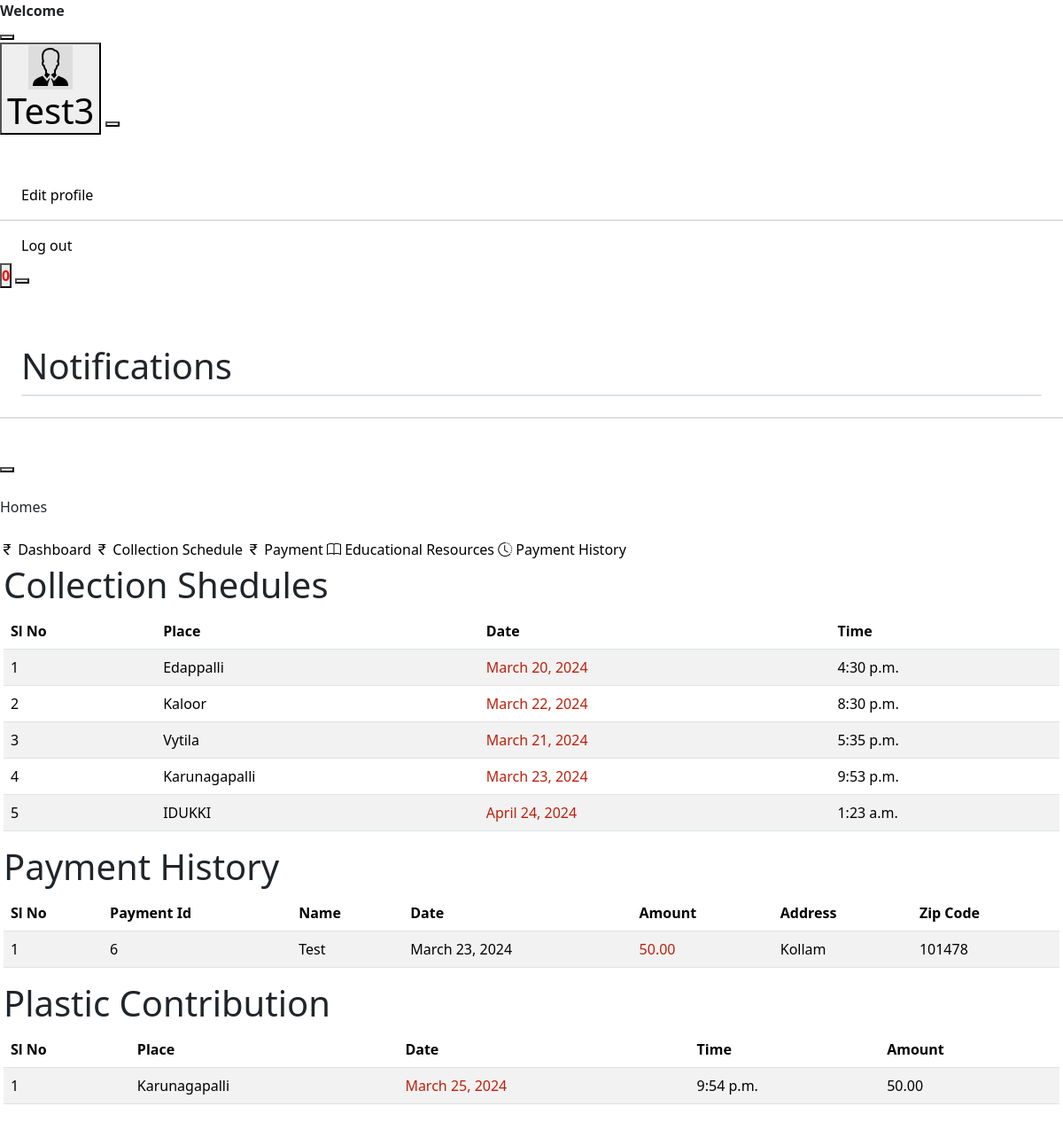
The app's page /staff_home (signed in) with its own data.
### smApp/models.py (models this page shows, shortened)
class Customer(models.Model):
    APPROVAL_CHOICES = [
        ('pending', 'Pending'),
        ('approved', 'Approved'),
        ('disapproved', 'Disapproved'),
    ]
    role = models.CharField(max_length=20,null=True)
    user = models.OneToOneField(User, on_delete=models.CASCADE, primary_key=True, related_name='customer')
    name = models.CharField(max_length=20)
    phone = models.CharField(max_length=20)
    email = models.EmailField()
    image = models.ImageField(upload_to='customer_images/', null=True, blank=True)
    approve = models.CharField(max_length=20, choices=APPROVAL_CHOICES, default='pending')
    house_number = models.CharField(max_length=20,null=True)
    ward_number = models.CharField(max_length=20,null=True)

class PlasticCollectionSchedule(models.Model):
    staff = models.CharField(max_length=50,null=True)
    user = models.CharField(max_length=50,null=True)
    place = models.CharField(max_length=50,null=True)
    date = models.DateField()
    time = models.TimeField(null=True)
    amount_collected = models.DecimalField(max_digits=10, decimal_places=2,null=True)

class Payment(models.Model):
    user_id = models.CharField(max_length=50,null=True)
    payment_id = models.CharField(max_length=50,null=True)
    cardNumber = models.CharField(max_length=50,null=True)
    cardDate = models.CharField(max_length=50,null=True)
    cvc = models.CharField(max_length=50,null=True)
    nameOnCard = models.CharField(max_length=50,null=True)
    streetAddress = models.CharField(max_length=50,null=True)
    zipCode = models.CharField(max_length=50,null=True)
    date = models.DateField(auto_now_add = True,null=True)
    Amount = models.DecimalField(max_digits=10, decimal_places=2, null=True)

class PlasticCollection(models.Model):
    PAYMENT_CHOICES = [
        ('pending', 'Pending'),
        ('paid', 'Paid'),
    ]
    user_id = models.CharField(max_length=50,null=True)
    place = models.CharField(max_length=50,null=True)
    date = models.DateField()
    time = models.TimeField(null=True)
    amount_collected = models.DecimalField(max_digits=100, decimal_places=2,null=True)
    payment_status = models.CharField(max_length=20, choices=PAYMENT_CHOICES, default='pending')
    plastic_amount = models.CharField(max_length=50,null=True)

### smApp/views.py (the view)
# urls.py: path('staff_home',views.staff_home,name='staff_home'),
def staff_home(request):
    user_id = request.session['user_id']
    print('User id is: ',user_id)
    user = Customer.objects.filter(user__id=user_id)
    collections = PlasticCollectionSchedule.objects.all()
    contributions = PlasticCollection.objects.filter(user_id=user_id)
    payments = Payment.objects.filter(user_id=user_id)
    context = {
        'user':user,
        'collections':collections,
        'contributions':contributions,
        'payments':payments,
    }
    return render(request,'staff_home.html',context)

### smApp/context_processor.py (called while the page is built)
def global_context(request):
    user_id = request.session['user_id']
    today = date.today()
    start_date = today
    end_date = today + timedelta(days=2)
    filtered_data = PlasticCollectionSchedule.objects.filter(date__range=(start_date, end_date), user=user_id)
    print(filtered_data)
    context = {
        'filtered_data':filtered_data,
        'count':filtered_data.count()
    }
    return context

### templates/staff_home.html (shortened to what this page needs)
{% extends 'user_base.html' %} {% block content %}
<link
  href="https://cdn.jsdelivr.net/npm/bootstrap@5.3.3/dist/css/bootstrap.min.css"
  rel="stylesheet"
/>
<div
  class="page-wrapper pt-8 pl-5"
  id="main-wrapper"
  data-layout="vertical"
  data-navbarbg="skin6"
  data-sidebartype="full"
  data-sidebar-position="fixed"
  data-header-position="fixed"
>
  <h1>Collection Shedules</h1>
  <table class="table table-striped table-hover">
    <thead>
      <tr>
        <th scope="col">Sl No</th>
        <th scope="col">Place</th>
        <th scope="col">Date</th>
        <th scope="col">Time</th>
      </tr>
    </thead>
    <tbody>
      {% for collection in collections %}
      <tr>
        <td>{{forloop.counter}}</td>
        <td>{{ collection.place }}</td>
        <td style="color: rgb(188, 32, 11)">{{ collection.date }}</td>
        <td>{{ collection.time }}</td>
      </tr>
      {% endfor %}
    </tbody>
  </table>
  <h1>Payment History</h1>
  <table class="table table-striped table-hover">
    <thead>
      <tr>
        <th scope="col">Sl No</th>
        <th scope="col">Payment Id</th>
        <th scope="col">Name </th>
        <th scope="col">Date </th>
        <th scope="col">Amount </th>
        <th scope="col">Address</th>
        <th scope="col">Zip Code</th>
      </tr>
    </thead>
    <tbody>
      {% for payment in payments %}
      <tr>
        <td>{{forloop.counter}}</td>
        <td>{{ payment.payment_id }}</td>
        <td >{{ payment.nameOnCard }}</td>
        <td>{{ payment.date }}</td>
        <td style="color: rgb(188, 32, 11)">{{ payment.Amount }}</td>
        <td>{{ payment.streetAddress }}</td>
        <td>{{ payment.zipCode }}</td>
      </tr>
      {% endfor %}
    </tbody>
  </table>
  <h1>Plastic Contribution</h1>
  <table class="table table-striped table-hover">
    <thead>
      <tr>
        <th scope="col">Sl No</th>
        <th scope="col">Place</th>
        <th scope="col">Date</th>
        <th scope="col">Time</th>
        <th scope="col">Amount</th>
      </tr>
    </thead>
    <tbody>
      {% for contribution in contributions %}
      <tr>
        <td>{{forloop.counter}}</td>
        <td>{{ contribution.place }}</td>
        <td style="color: rgb(188, 32, 11)">{{ contribution.date }}</td>
        <td>{{ contribution.time }}</td>
        <td>{{ contribution.amount_collected }}</td>
      </tr>
      {% endfor %}
    </tbody>
  </table>
</div>
{% endblock %}

### templates/user_base.html (shortened to what this page needs)
<!DOCTYPE html>
{% load static %}
<html lang="en">
  <head>
    <link
      rel="stylesheet"
      href="https://kit-pro.fontawesome.com/releases/v5.12.1/css/pro.min.css"
    />
    <link
      rel="stylesheet"
      type="text/css"
      href="{% static 'adminstatic/css/style.css' %}"
    />
    <link
      rel="stylesheet"
      href="https://cdn.jsdelivr.net/npm/bootstrap-icons@1.11.3/font/bootstrap-icons.min.css"
    />
    <link
      href="https://cdn.jsdelivr.net/npm/bootstrap@5.3.3/dist/css/bootstrap.min.css"
      rel="stylesheet"
    />
  </head>
  <body class="bg-gray-100">
    <div
      class="md:fixed md:w-full md:top-0 md:z-20 flex flex-row flex-wrap items-center bg-white p-6 border-b border-gray-300"
    >
      <div class="flex-none w-56 flex flex-row items-center">
        <strong class="capitalize ml-1 flex-1">Welcome </strong>
      </div>
      <button id="navbarToggle" class="hidden md:block md:fixed right-0 mr-6">
      </button>
      <div
        id="navbar"
        class="animated md:hidden md:fixed md:top-0 md:w-full md:left-0 md:mt-16 md:border-t md:border-b md:border-gray-200 md:p-10 md:bg-white flex-1 pl-3 flex flex-row flex-wrap justify-between items-center md:flex-col md:items-center"
      >
        <div class="flex flex-row-reverse items-center">
          <div class="dropdown relative md:static">
            <button
              class="menu-btn focus:outline-none focus:shadow-outline flex flex-wrap items-center"
            >
              <div class="w-8 h-8 overflow-hidden rounded-full">
                <img
                  class="w-full h-full object-cover"
                  src="{{ user.0.image.url }}"
                />
              </div>
              <div class="ml-2 capitalize flex">
                <h1
                  class="text-sm text-gray-800 font-semibold m-0 p-0 leading-none"
                >
                  {{ user.0.name }}
                </h1>
              </div>
            </button>
            <button
              class="hidden fixed top-0 left-0 z-10 w-full h-full menu-overflow"
            ></button>
            <div
              class="text-gray-500 menu hidden md:mt-10 md:w-full rounded bg-white shadow-md absolute z-20 right-0 w-40 mt-5 py-2 animated faster"
              >
              <a
                style="text-decoration: none"
                class="px-4 text-black py-2 block capitalize font-medium text-sm tracking-wide bg-white hover:bg-gray-200 hover:text-gray-900 transition-all duration-300 ease-in-out"
                href="update_profile"
              >
                Edit profile
              </a>
              <hr />
              <a
                style="text-decoration: none"
                class="px-4 text-black py-2 block capitalize font-medium text-sm tracking-wide bg-white hover:bg-gray-200 hover:text-gray-900 transition-all duration-300 ease-in-out"
                href="logout_view"
              >
                Log out
              </a>
            </div>
          </div>
          {% include 'notification.html' %}
        </div>
      </div>
    </div>
    <div class="h-screen flex flex-row flex-wrap">
      <div
        id="sideBar"
        class="relative flex flex-col flex-wrap bg-white border-r border-gray-300 p-6 flex-none w-64 md:-ml-64 md:fixed md:top-0 md:z-30 md:h-screen md:shadow-xl animated faster"
      >
        <div class="flex flex-col">
          <div class="text-right hidden md:block mb-4">
            <button id="sideBarHideBtn">
            </button>
          </div>
          <p class="uppercase text-xs text-gray-600 mb-4 tracking-wider">
            Homes
          </p>
          <a
            style="text-decoration: none"
            href="{% url 'user_home' %}"
            class="mb-3 text-black capitalize font-medium text-sm hover:text-teal-600 transition ease-in-out duration-500"
          >
            <i class="bi bi-currency-rupee"></i>
            Dashboard
          </a>
          <a
          style="text-decoration: none"
          href="{% url 'user_view_collection_shedule' %}"
          class="mb-3 text-black capitalize font-medium text-sm hover:text-teal-600 transition ease-in-out duration-500"
        >
          <i class="bi bi-currency-rupee"></i>
          Collection Schedule
        </a>
          <a
            style="text-decoration: none"
            href="{% url 'payment_list' %}"
            class="mb-3 text-black capitalize font-medium text-sm hover:text-teal-600 transition ease-in-out duration-500"
          >
            <i class="bi bi-currency-rupee"></i>
            Payment
          </a>
          <a
            style="text-decoration: none"
            href="{% url 'educational_content_view_user' %} "
            class="mb-3 text-black capitalize font-medium text-sm hover:text-teal-600 transition ease-in-out duration-500"
          >
            <i class="bi bi-book"></i>
            Educational Resources
          </a>
          <a
            style="text-decoration: none"
            href="{% url 'payment_history' %}"
            class="mb-3 text-black capitalize font-medium text-sm hover:text-teal-600 transition ease-in-out duration-500"
          >
            <i class="bi bi-clock-history"></i>
            Payment History
          </a>
        </div>
      </div>
      <div class="flex-1 p-1">{% block content %} {% endblock %}</div>
    </div>
  </body>
</html>

### static/css/style.css (style rules this page uses)
body { font-family: "Poppins", sans-serif; color: #040000; background-color: #ffffff; overflow-x: hidden; }
a, a:hover, a:focus { text-decoration: none; }

### records on screen
Customer: image (picture), name "Test3"
PlasticCollectionSchedule: place "Edappalli", date "March 20, 2024", time "4:30 p.m."
PlasticCollectionSchedule: place "Kaloor", date "March 22, 2024", time "8:30 p.m."
PlasticCollectionSchedule: place "Vytila", date "March 21, 2024", time "5:35 p.m."
PlasticCollectionSchedule: place "Karunagapalli", date "March 23, 2024", time "9:53 p.m."
PlasticCollectionSchedule: place "IDUKKI", date "April 24, 2024", time "1:23 a.m."
Payment: payment_id "6", nameOnCard "Test", date "March 23, 2024", Amount "50.00", streetAddress "Kollam", zipCode "101478"
PlasticCollection: place "Karunagapalli", date "March 25, 2024", time "9:54 p.m.", amount_collected "50.00"

### other values on screen
{{ count }} "0"
